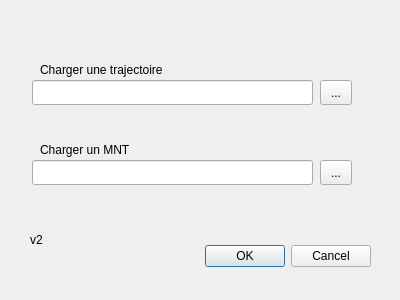
<?xml version="1.0" encoding="UTF-8"?>
<ui version="4.0">
 <class>EblouissementDialogBase</class>
 <widget class="QDialog" name="EblouissementDialogBase">
  <property name="geometry">
   <rect>
    <x>0</x>
    <y>0</y>
    <width>400</width>
    <height>300</height>
   </rect>
  </property>
  <property name="windowTitle">
   <string>plugin_eblouissement</string>
  </property>
  <widget class="QDialogButtonBox" name="button_box">
   <property name="geometry">
    <rect>
     <x>30</x>
     <y>240</y>
     <width>341</width>
     <height>32</height>
    </rect>
   </property>
   <property name="orientation">
    <enum>Qt::Horizontal</enum>
   </property>
   <property name="standardButtons">
    <set>QDialogButtonBox::Cancel|QDialogButtonBox::Ok</set>
   </property>
  </widget>
  <widget class="QToolButton" name="toolButton">
   <property name="geometry">
    <rect>
     <x>320</x>
     <y>80</y>
     <width>32</width>
     <height>25</height>
    </rect>
   </property>
   <property name="text">
    <string>...</string>
   </property>
  </widget>
  <widget class="QToolButton" name="toolButton_2">
   <property name="geometry">
    <rect>
     <x>320</x>
     <y>160</y>
     <width>32</width>
     <height>25</height>
    </rect>
   </property>
   <property name="text">
    <string>...</string>
   </property>
  </widget>
  <widget class="QLabel" name="label">
   <property name="geometry">
    <rect>
     <x>40</x>
     <y>140</y>
     <width>191</width>
     <height>19</height>
    </rect>
   </property>
   <property name="text">
    <string>Charger un MNT</string>
   </property>
  </widget>
  <widget class="QLabel" name="label_2">
   <property name="geometry">
    <rect>
     <x>40</x>
     <y>60</y>
     <width>191</width>
     <height>19</height>
    </rect>
   </property>
   <property name="text">
    <string>Charger une trajectoire</string>
   </property>
  </widget>
  <widget class="QLineEdit" name="lineEdit">
   <property name="geometry">
    <rect>
     <x>32</x>
     <y>160</y>
     <width>281</width>
     <height>25</height>
    </rect>
   </property>
  </widget>
  <widget class="QLineEdit" name="lineEdit_2">
   <property name="geometry">
    <rect>
     <x>32</x>
     <y>80</y>
     <width>281</width>
     <height>25</height>
    </rect>
   </property>
  </widget>
  <widget class="QLabel" name="label_3">
   <property name="geometry">
    <rect>
     <x>30</x>
     <y>230</y>
     <width>191</width>
     <height>19</height>
    </rect>
   </property>
   <property name="text">
    <string>v2</string>
   </property>
  </widget>
 </widget>
 <resources/>
 <connections>
  <connection>
   <sender>button_box</sender>
   <signal>accepted()</signal>
   <receiver>EblouissementDialogBase</receiver>
   <slot>accept()</slot>
   <hints>
    <hint type="sourcelabel">
     <x>20</x>
     <y>20</y>
    </hint>
    <hint type="destinationlabel">
     <x>20</x>
     <y>20</y>
    </hint>
   </hints>
  </connection>
  <connection>
   <sender>button_box</sender>
   <signal>rejected()</signal>
   <receiver>EblouissementDialogBase</receiver>
   <slot>reject()</slot>
   <hints>
    <hint type="sourcelabel">
     <x>20</x>
     <y>20</y>
    </hint>
    <hint type="destinationlabel">
     <x>20</x>
     <y>20</y>
    </hint>
   </hints>
  </connection>
 </connections>
</ui>
